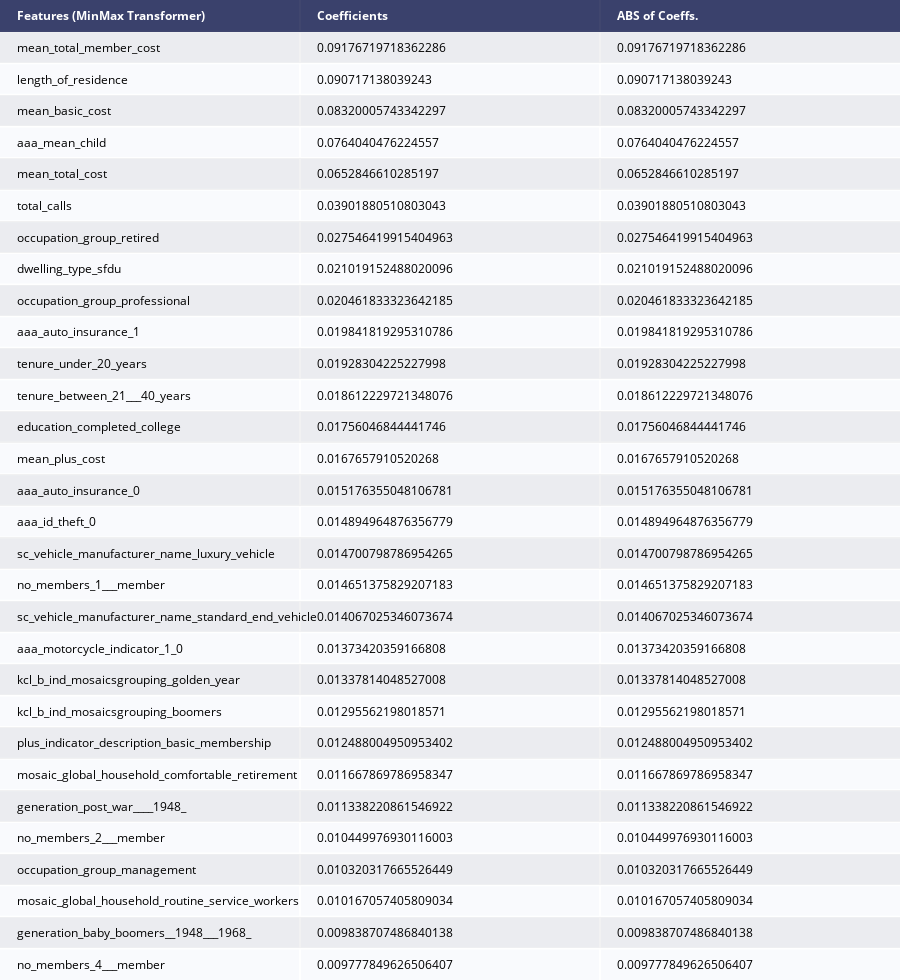

Here is the notebook cell this chart was saved with:
### Markdown cell above
# Feature importance
feature importance rates how important each feature is for the random forest tree makes. It is a number between 0 and 1 for each feature, where 0 means “not used at all” and 1 means “perfectly predicts the target.” The feature importances always sum to 1:

### Code cell
coef_df_rf = pd.DataFrame({'feature':testX.columns, 'coefs': rf.feature_importances_})
coef_df_rf["abs_coeff"] = coef_df_rf['coefs'].abs()
coef_df_rf.sort_values("abs_coeff",ascending=False,inplace=True)
coef_df_rf.nlargest(30,columns=["abs_coeff"])
counts_rf = pd.DataFrame(coef_df_rf.nlargest(30,columns=["abs_coeff"]), index=None)
counts_rf.rename(columns={"feature": "Features (MinMax Transformer)", 'coefs':'Coefficients', 'abs_coeff': "ABS of Coeffs."}, inplace=True)
fig = ff.create_table(counts_rf, height_constant=30, index=False)
fig.write_image(var_to_predict_save+'_rf_coef.png')
py.iplot(fig)

### Figure 1 — Plotly figure (JSON) as saved in the notebook; plotly's stock layout.template omitted (floating-point values rounded to 4 significant figures)
{"data": [{"colorscale": [[0, "#00083e"], [0.5, "#ededee"], [1, "#ffffff"]], "hoverinfo": "none", "opacity": 0.75, "showscale": false, "type": "heatmap", "z": [[0, 0, 0], [0.5, 0.5, 0.5], [1, 1, 1], [0.5, 0.5, 0.5], [1, 1, 1], [0.5, 0.5, 0.5], [1, 1, 1], [0.5, 0.5, 0.5], [1, 1, 1], [0.5, 0.5, 0.5], [1, 1, 1], [0.5, 0.5, 0.5], [1, 1, 1], [0.5, 0.5, 0.5], [1, 1, 1], [0.5, 0.5, 0.5], [1, 1, 1], [0.5, 0.5, 0.5], [1, 1, 1], [0.5, 0.5, 0.5], [1, 1, 1], [0.5, 0.5, 0.5], [1, 1, 1], [0.5, 0.5, 0.5], [1, 1, 1], [0.5, 0.5, 0.5], [1, 1, 1], [0.5, 0.5, 0.5], [1, 1, 1], [0.5, 0.5, 0.5], [1, 1, 1]]}], "layout": {"annotations": [{"align": "left", "font": {"color": "#ffffff"}, "showarrow": false, "text": "<b>Features (MinMax Transformer)</b>", "x": -0.45, "xanchor": "left", "xref": "x", "y": 0, "yref": "y"}, {"align": "left", "font": {"color": "#ffffff"}, "showarrow": false, "text": "<b>Coefficients</b>", "x": 0.55, "xanchor": "left", "xref": "x", "y": 0, "yref": "y"}, {"align": "left", "font": {"color": "#ffffff"}, "showarrow": false, "text": "<b>ABS of Coeffs.</b>", "x": 1.55, "xanchor": "left", "xref": "x", "y": 0, "yref": "y"}, {"align": "left", "font": {"color": "#000000"}, "showarrow": false, "text": "mean_total_member_cost", "x": -0.45, "xanchor": "left", "xref": "x", "y": 1, "yref": "y"}, {"align": "left", "font": {"color": "#000000"}, "showarrow": false, "text": "0.09176719718362286", "x": 0.55, "xanchor": "left", "xref": "x", "y": 1, "yref": "y"}, {"align": "left", "font": {"color": "#000000"}, "showarrow": false, "text": "0.09176719718362286", "x": 1.55, "xanchor": "left", "xref": "x", "y": 1, "yref": "y"}, {"align": "left", "font": {"color": "#000000"}, "showarrow": false, "text": "length_of_residence", "x": -0.45, "xanchor": "left", "xref": "x", "y": 2, "yref": "y"}, {"align": "left", "font": {"color": "#000000"}, "showarrow": false, "text": "0.090717138039243", "x": 0.55, "xanchor": "left", "xref": "x", "y": 2, "yref": "y"}, {"align": "left", "font": {"color": "#000000"}, "showarrow": false, "text": "0.090717138039243", "x": 1.55, "xanchor": "left", "xref": "x", "y": 2, "yref": "y"}, {"align": "left", "font": {"color": "#000000"}, "showarrow": false, "text": "mean_basic_cost", "x": -0.45, "xanchor": "left", "xref": "x", "y": 3, "yref": "y"}, {"align": "left", "font": {"color": "#000000"}, "showarrow": false, "text": "0.08320005743342297", "x": 0.55, "xanchor": "left", "xref": "x", "y": 3, "yref": "y"}, {"align": "left", "font": {"color": "#000000"}, "showarrow": false, "text": "0.08320005743342297", "x": 1.55, "xanchor": "left", "xref": "x", "y": 3, "yref": "y"}, {"align": "left", "font": {"color": "#000000"}, "showarrow": false, "text": "aaa_mean_child", "x": -0.45, "xanchor": "left", "xref": "x", "y": 4, "yref": "y"}, {"align": "left", "font": {"color": "#000000"}, "showarrow": false, "text": "0.0764040476224557", "x": 0.55, "xanchor": "left", "xref": "x", "y": 4, "yref": "y"}, {"align": "left", "font": {"color": "#000000"}, "showarrow": false, "text": "0.0764040476224557", "x": 1.55, "xanchor": "left", "xref": "x", "y": 4, "yref": "y"}, {"align": "left", "font": {"color": "#000000"}, "showarrow": false, "text": "mean_total_cost", "x": -0.45, "xanchor": "left", "xref": "x", "y": 5, "yref": "y"}, {"align": "left", "font": {"color": "#000000"}, "showarrow": false, "text": "0.0652846610285197", "x": 0.55, "xanchor": "left", "xref": "x", "y": 5, "yref": "y"}, {"align": "left", "font": {"color": "#000000"}, "showarrow": false, "text": "0.0652846610285197", "x": 1.55, "xanchor": "left", "xref": "x", "y": 5, "yref": "y"}, {"align": "left", "font": {"color": "#000000"}, "showarrow": false, "text": "total_calls", "x": -0.45, "xanchor": "left", "xref": "x", "y": 6, "yref": "y"}, {"align": "left", "font": {"color": "#000000"}, "showarrow": false, "text": "0.03901880510803043", "x": 0.55, "xanchor": "left", "xref": "x", "y": 6, "yref": "y"}, {"align": "left", "font": {"color": "#000000"}, "showarrow": false, "text": "0.03901880510803043", "x": 1.55, "xanchor": "left", "xref": "x", "y": 6, "yref": "y"}, {"align": "left", "font": {"color": "#000000"}, "showarrow": false, "text": "occupation_group_retired", "x": -0.45, "xanchor": "left", "xref": "x", "y": 7, "yref": "y"}, {"align": "left", "font": {"color": "#000000"}, "showarrow": false, "text": "0.027546419915404963", "x": 0.55, "xanchor": "left", "xref": "x", "y": 7, "yref": "y"}, {"align": "left", "font": {"color": "#000000"}, "showarrow": false, "text": "0.027546419915404963", "x": 1.55, "xanchor": "left", "xref": "x", "y": 7, "yref": "y"}, {"align": "left", "font": {"color": "#000000"}, "showarrow": false, "text": "dwelling_type_sfdu", "x": -0.45, "xanchor": "left", "xref": "x", "y": 8, "yref": "y"}, {"align": "left", "font": {"color": "#000000"}, "showarrow": false, "text": "0.021019152488020096", "x": 0.55, "xanchor": "left", "xref": "x", "y": 8, "yref": "y"}, {"align": "left", "font": {"color": "#000000"}, "showarrow": false, "text": "0.021019152488020096", "x": 1.55, "xanchor": "left", "xref": "x", "y": 8, "yref": "y"}, {"align": "left", "font": {"color": "#000000"}, "showarrow": false, "text": "occupation_group_professional", "x": -0.45, "xanchor": "left", "xref": "x", "y": 9, "yref": "y"}, {"align": "left", "font": {"color": "#000000"}, "showarrow": false, "text": "0.020461833323642185", "x": 0.55, "xanchor": "left", "xref": "x", "y": 9, "yref": "y"}, {"align": "left", "font": {"color": "#000000"}, "showarrow": false, "text": "0.020461833323642185", "x": 1.55, "xanchor": "left", "xref": "x", "y": 9, "yref": "y"}, {"align": "left", "font": {"color": "#000000"}, "showarrow": false, "text": "aaa_auto_insurance_1", "x": -0.45, "xanchor": "left", "xref": "x", "y": 10, "yref": "y"}, {"align": "left", "font": {"color": "#000000"}, "showarrow": false, "text": "0.019841819295310786", "x": 0.55, "xanchor": "left", "xref": "x", "y": 10, "yref": "y"}, {"align": "left", "font": {"color": "#000000"}, "showarrow": false, "text": "0.019841819295310786", "x": 1.55, "xanchor": "left", "xref": "x", "y": 10, "yref": "y"}, {"align": "left", "font": {"color": "#000000"}, "showarrow": false, "text": "tenure_under_20_years", "x": -0.45, "xanchor": "left", "xref": "x", "y": 11, "yref": "y"}, {"align": "left", "font": {"color": "#000000"}, "showarrow": false, "text": "0.01928304225227998", "x": 0.55, "xanchor": "left", "xref": "x", "y": 11, "yref": "y"}, {"align": "left", "font": {"color": "#000000"}, "showarrow": false, "text": "0.01928304225227998", "x": 1.55, "xanchor": "left", "xref": "x", "y": 11, "yref": "y"}, {"align": "left", "font": {"color": "#000000"}, "showarrow": false, "text": "tenure_between_21___40_years", "x": -0.45, "xanchor": "left", "xref": "x", "y": 12, "yref": "y"}, {"align": "left", "font": {"color": "#000000"}, "showarrow": false, "text": "0.018612229721348076", "x": 0.55, "xanchor": "left", "xref": "x", "y": 12, "yref": "y"}, {"align": "left", "font": {"color": "#000000"}, "showarrow": false, "text": "0.018612229721348076", "x": 1.55, "xanchor": "left", "xref": "x", "y": 12, "yref": "y"}, {"align": "left", "font": {"color": "#000000"}, "showarrow": false, "text": "education_completed_college", "x": -0.45, "xanchor": "left", "xref": "x", "y": 13, "yref": "y"}, {"align": "left", "font": {"color": "#000000"}, "showarrow": false, "text": "0.01756046844441746", "x": 0.55, "xanchor": "left", "xref": "x", "y": 13, "yref": "y"}, {"align": "left", "font": {"color": "#000000"}, "showarrow": false, "text": "0.01756046844441746", "x": 1.55, "xanchor": "left", "xref": "x", "y": 13, "yref": "y"}, {"align": "left", "font": {"color": "#000000"}, "showarrow": false, "text": "mean_plus_cost", "x": -0.45, "xanchor": "left", "xref": "x", "y": 14, "yref": "y"}, {"align": "left", "font": {"color": "#000000"}, "showarrow": false, "text": "0.0167657910520268", "x": 0.55, "xanchor": "left", "xref": "x", "y": 14, "yref": "y"}, {"align": "left", "font": {"color": "#000000"}, "showarrow": false, "text": "0.0167657910520268", "x": 1.55, "xanchor": "left", "xref": "x", "y": 14, "yref": "y"}, {"align": "left", "font": {"color": "#000000"}, "showarrow": false, "text": "aaa_auto_insurance_0", "x": -0.45, "xanchor": "left", "xref": "x", "y": 15, "yref": "y"}, {"align": "left", "font": {"color": "#000000"}, "showarrow": false, "text": "0.015176355048106781", "x": 0.55, "xanchor": "left", "xref": "x", "y": 15, "yref": "y"}, {"align": "left", "font": {"color": "#000000"}, "showarrow": false, "text": "0.015176355048106781", "x": 1.55, "xanchor": "left", "xref": "x", "y": 15, "yref": "y"}, {"align": "left", "font": {"color": "#000000"}, "showarrow": false, "text": "aaa_id_theft_0", "x": -0.45, "xanchor": "left", "xref": "x", "y": 16, "yref": "y"}, {"align": "left", "font": {"color": "#000000"}, "showarrow": false, "text": "0.014894964876356779", "x": 0.55, "xanchor": "left", "xref": "x", "y": 16, "yref": "y"}, {"align": "left", "font": {"color": "#000000"}, "showarrow": false, "text": "0.014894964876356779", "x": 1.55, "xanchor": "left", "xref": "x", "y": 16, "yref": "y"}, {"align": "left", "font": {"color": "#000000"}, "showarrow": false, "text": "sc_vehicle_manufacturer_name_luxury_vehicle", "x": -0.45, "xanchor": "left", "xref": "x", "y": 17, "yref": "y"}, {"align": "left", "font": {"color": "#000000"}, "showarrow": false, "text": "0.014700798786954265", "x": 0.55, "xanchor": "left", "xref": "x", "y": 17, "yref": "y"}, {"align": "left", "font": {"color": "#000000"}, "showarrow": false, "text": "0.014700798786954265", "x": 1.55, "xanchor": "left", "xref": "x", "y": 17, "yref": "y"}, {"align": "left", "font": {"color": "#000000"}, "showarrow": false, "text": "no_members_1___member", "x": -0.45, "xanchor": "left", "xref": "x", "y": 18, "yref": "y"}, {"align": "left", "font": {"color": "#000000"}, "showarrow": false, "text": "0.014651375829207183", "x": 0.55, "xanchor": "left", "xref": "x", "y": 18, "yref": "y"}, {"align": "left", "font": {"color": "#000000"}, "showarrow": false, "text": "0.014651375829207183", "x": 1.55, "xanchor": "left", "xref": "x", "y": 18, "yref": "y"}, {"align": "left", "font": {"color": "#000000"}, "showarrow": false, "text": "sc_vehicle_manufacturer_name_standard_end_vehicle", "x": -0.45, "xanchor": "left", "xref": "x", "y": 19, "yref": "y"}, {"align": "left", "font": {"color": "#000000"}, "showarrow": false, "text": "0.014067025346073674", "x": 0.55, "xanchor": "left", "xref": "x", "y": 19, "yref": "y"}, {"align": "left", "font": {"color": "#000000"}, "showarrow": false, "text": "0.014067025346073674", "x": 1.55, "xanchor": "left", "xref": "x", "y": 19, "yref": "y"}, {"align": "left", "font": {"color": "#000000"}, "showarrow": false, "text": "aaa_motorcycle_indicator_1_0", "x": -0.45, "xanchor": "left", "xref": "x", "y": 20, "yref": "y"}, {"align": "left", "font": {"color": "#000000"}, "showarrow": false, "text": "0.01373420359166808", "x": 0.55, "xanchor": "left", "xref": "x", "y": 20, "yref": "y"}, {"align": "left", "font": {"color": "#000000"}, "showarrow": false, "text": "0.01373420359166808", "x": 1.55, "xanchor": "left", "xref": "x", "y": 20, "yref": "y"}, {"align": "left", "font": {"color": "#000000"}, "showarrow": false, "text": "kcl_b_ind_mosaicsgrouping_golden_year", "x": -0.45, "xanchor": "left", "xref": "x", "y": 21, "yref": "y"}, {"align": "left", "font": {"color": "#000000"}, "showarrow": false, "text": "0.01337814048527008", "x": 0.55, "xanchor": "left", "xref": "x", "y": 21, "yref": "y"}, {"align": "left", "font": {"color": "#000000"}, "showarrow": false, "text": "0.01337814048527008", "x": 1.55, "xanchor": "left", "xref": "x", "y": 21, "yref": "y"}, {"align": "left", "font": {"color": "#000000"}, "showarrow": false, "text": "kcl_b_ind_mosaicsgrouping_boomers", "x": -0.45, "xanchor": "left", "xref": "x", "y": 22, "yref": "y"}, {"align": "left", "font": {"color": "#000000"}, "showarrow": false, "text": "0.01295562198018571", "x": 0.55, "xanchor": "left", "xref": "x", "y": 22, "yref": "y"}, {"align": "left", "font": {"color": "#000000"}, "showarrow": false, "text": "0.01295562198018571", "x": 1.55, "xanchor": "left", "xref": "x", "y": 22, "yref": "y"}, {"align": "left", "font": {"color": "#000000"}, "showarrow": false, "text": "plus_indicator_description_basic_membership", "x": -0.45, "xanchor": "left", "xref": "x", "y": 23, "yref": "y"}, {"align": "left", "font": {"color": "#000000"}, "showarrow": false, "text": "0.012488004950953402", "x": 0.55, "xanchor": "left", "xref": "x", "y": 23, "yref": "y"}, {"align": "left", "font": {"color": "#000000"}, "showarrow": false, "text": "0.012488004950953402", "x": 1.55, "xanchor": "left", "xref": "x", "y": 23, "yref": "y"}, {"align": "left", "font": {"color": "#000000"}, "showarrow": false, "text": "mosaic_global_household_comfortable_retirement", "x": -0.45, "xanchor": "left", "xref": "x", "y": 24, "yref": "y"}, {"align": "left", "font": {"color": "#000000"}, "showarrow": false, "text": "0.011667869786958347", "x": 0.55, "xanchor": "left", "xref": "x", "y": 24, "yref": "y"}, {"align": "left", "font": {"color": "#000000"}, "showarrow": false, "text": "0.011667869786958347", "x": 1.55, "xanchor": "left", "xref": "x", "y": 24, "yref": "y"}, {"align": "left", "font": {"color": "#000000"}, "showarrow": false, "text": "generation_post_war____1948_", "x": -0.45, "xanchor": "left", "xref": "x", "y": 25, "yref": "y"}, {"align": "left", "font": {"color": "#000000"}, "showarrow": false, "text": "0.011338220861546922", "x": 0.55, "xanchor": "left", "xref": "x", "y": 25, "yref": "y"}, {"align": "left", "font": {"color": "#000000"}, "showarrow": false, "text": "0.011338220861546922", "x": 1.55, "xanchor": "left", "xref": "x", "y": 25, "yref": "y"}, {"align": "left", "font": {"color": "#000000"}, "showarrow": false, "text": "no_members_2___member", "x": -0.45, "xanchor": "left", "xref": "x", "y": 26, "yref": "y"}, {"align": "left", "font": {"color": "#000000"}, "showarrow": false, "text": "0.010449976930116003", "x": 0.55, "xanchor": "left", "xref": "x", "y": 26, "yref": "y"}, {"align": "left", "font": {"color": "#000000"}, "showarrow": false, "text": "0.010449976930116003", "x": 1.55, "xanchor": "left", "xref": "x", "y": 26, "yref": "y"}, {"align": "left", "font": {"color": "#000000"}, "showarrow": false, "text": "occupation_group_management", "x": -0.45, "xanchor": "left", "xref": "x", "y": 27, "yref": "y"}, {"align": "left", "font": {"color": "#000000"}, "showarrow": false, "text": "0.010320317665526449", "x": 0.55, "xanchor": "left", "xref": "x", "y": 27, "yref": "y"}, {"align": "left", "font": {"color": "#000000"}, "showarrow": false, "text": "0.010320317665526449", "x": 1.55, "xanchor": "left", "xref": "x", "y": 27, "yref": "y"}, {"align": "left", "font": {"color": "#000000"}, "showarrow": false, "text": "mosaic_global_household_routine_service_workers", "x": -0.45, "xanchor": "left", "xref": "x", "y": 28, "yref": "y"}, {"align": "left", "font": {"color": "#000000"}, "showarrow": false, "text": "0.010167057405809034", "x": 0.55, "xanchor": "left", "xref": "x", "y": 28, "yref": "y"}, {"align": "left", "font": {"color": "#000000"}, "showarrow": false, "text": "0.010167057405809034", "x": 1.55, "xanchor": "left", "xref": "x", "y": 28, "yref": "y"}, {"align": "left", "font": {"color": "#000000"}, "showarrow": false, "text": "generation_baby_boomers__1948___1968_", "x": -0.45, "xanchor": "left", "xref": "x", "y": 29, "yref": "y"}, {"align": "left", "font": {"color": "#000000"}, "showarrow": false, "text": "0.009838707486840138", "x": 0.55, "xanchor": "left", "xref": "x", "y": 29, "yref": "y"}, {"align": "left", "font": {"color": "#000000"}, "showarrow": false, "text": "0.009838707486840138", "x": 1.55, "xanchor": "left", "xref": "x", "y": 29, "yref": "y"}, {"align": "left", "font": {"color": "#000000"}, "showarrow": false, "text": "no_members_4___member", "x": -0.45, "xanchor": "left", "xref": "x", "y": 30, "yref": "y"}, {"align": "left", "font": {"color": "#000000"}, "showarrow": false, "text": "0.009777849626506407", "x": 0.55, "xanchor": "left", "xref": "x", "y": 30, "yref": "y"}, {"align": "left", "font": {"color": "#000000"}, "showarrow": false, "text": "0.009777849626506407", "x": 1.55, "xanchor": "left", "xref": "x", "y": 30, "yref": "y"}], "height": 980, "margin": {"b": 0, "l": 0, "r": 0, "t": 0}, "xaxis": {"dtick": 1, "gridwidth": 2, "showticklabels": false, "tick0": -0.5, "ticks": "", "zeroline": false}, "yaxis": {"autorange": "reversed", "dtick": 1, "gridwidth": 2, "showticklabels": false, "tick0": 0.5, "ticks": "", "zeroline": false}}}
